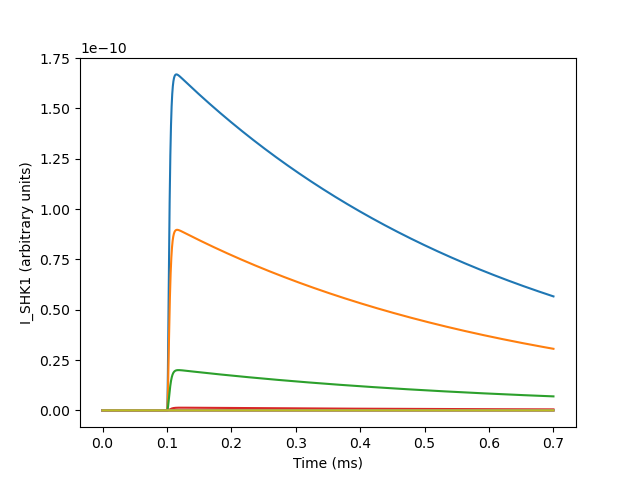

The Python source for this figure:
from IonChannel import IonChannel
from IonChannel import mV, ms
import math
import matplotlib.pyplot as plt
import numpy as np
from scipy import integrate

#I_x = g_x*(V-V_x) = g_x * m_p_x * h_q_x * (V-V_x)
class SHK1(IonChannel):
    def __init__(self):
        super()
        self.nr_variables = 2

    def compute_derivatives(self, y, t, voltage):
        def m_SHK1_inf(V):
            # updated version
            m_v_05 = 20.4 * mV
            k_a = 7.7 * mV
            return (1)/(1+np.exp(-(V-m_v_05)/k_a))

        def tau_m_SHK1(V):
            a = 26.6 * ms
            b = -33.7 * mV
            c = 15.8 * mV
            d = -33.7 * mV
            e = 15.4 * mV
            f = 2.0 * ms
            return a/(np.exp(-(V-b)/c) + np.exp((V-d)/e)) + f

        def h_SHK1_inf(V):
            h_v_05 = -7.0 * mV
            k_i = 5.8 * mV
            return (1)/(1+np.exp((V-h_v_05)/k_i))

        def tau_h_SHK1(V):
            a = 539.2 * ms
            return a

        m_SHK1 = y[0]
        h_SHK1 = y[1]

        dm_SHK1_dt = (m_SHK1_inf(voltage)-m_SHK1)/(tau_m_SHK1(voltage))

        dh_SHK1_dt = (h_SHK1_inf(voltage)-h_SHK1)/tau_h_SHK1(voltage)

        #I_SHK1 = g_SHK1 * m_3_SHK1 * (0.7 * h_f_SHK1 + 0.3 * h_s_SHK1) * (V - V_K)

        return np.asarray([dm_SHK1_dt, dh_SHK1_dt])


channel = SHK1()
init_values = channel.find_steady_state()

def run_experiment(V_pre,V_post):
    t0 = 0e-3
    t1 = 100e-3
    t2 = 700e-3

    tsteps1 = int((t1-t0)*1e6)
    tsteps2 = int((t2-t1)*1e6)

    result_pre = integrate.odeint(channel.compute_derivatives, np.asarray(init_values), np.linspace(t0,t1,tsteps1), args=(V_pre,))
    print(result_pre[-1,:])
    result_post = integrate.odeint(channel.compute_derivatives, result_pre[-1,:], np.linspace(t1,t2,tsteps2),args=(V_post,))

    m_SHK1_pre = result_pre[:,0]
    h_SHK1_pre = result_pre[:,1]

    m_SHK1_post = result_post[:,0]
    h_SHK1_post = result_post[:,1]

    if True:
        g_SHK1 = 1.8 * 1e-9
        V_K = -80*1e-3
        I_SHK1_pre = np.transpose(g_SHK1 * np.power(m_SHK1_pre,3) * (1.0 * h_SHK1_pre) * (V_pre - V_K))
        I_SHK1_post = np.transpose(g_SHK1 * np.power(m_SHK1_post,3) * (1.0 * h_SHK1_post) * (V_post - V_K))

        print(I_SHK1_pre)
        print()
        print(I_SHK1_post)
        plt.plot(np.linspace(t0,t2,tsteps1+tsteps2),np.hstack((I_SHK1_pre, I_SHK1_post)))
        plt.xlabel("Time (ms)")
        plt.ylabel("I_SHK1 (arbitrary units)")

run_experiment(-80e-3, 40e-3)
run_experiment(-80e-3, 30e-3)
run_experiment(-80e-3, 20e-3)
run_experiment(-80e-3, 10e-3)
run_experiment(-80e-3, 0e-3)
run_experiment(-80e-3, -10e-3)
run_experiment(-80e-3, -20e-3)
run_experiment(-80e-3, -30e-3)
run_experiment(-80e-3, -40e-3)

plt.savefig('SHK1.png')
plt.show()
